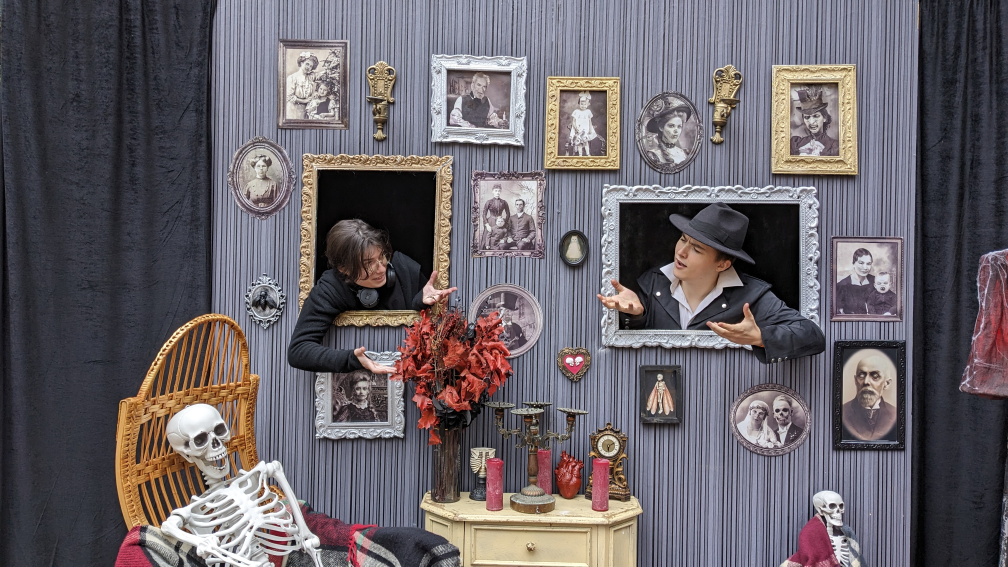
#> input picture lab03/data/paintings.jpg, 4032 x 2268 px (shown at 1/4 size); its folder holds only this picture in this run
$ python part_c.py   (older library calls are emulated)
#> lines starting #> are read from the running program, lines starting #| are printed output that depends on the picture
### lab03/src/common.py
"""
Спільний модуль налаштувань, метрик та утиліт для Лабораторної роботи № 3.
«Детектори та дескриптори локальних ознак».
"""
import os
import sys
import numpy as np
import cv2
import matplotlib
from scipy.spatial import cKDTree

# Налаштування кодування та matplotlib
sys.stdout.reconfigure(encoding="utf-8")
matplotlib.use("Agg")
import matplotlib.pyplot as plt

# Фіксація випадкового зерна для повної відтворюваності
np.random.seed(42)

# Шляхи проекту
SRC_DIR = os.path.dirname(os.path.abspath(__file__))
LAB_DIR = os.path.abspath(os.path.join(SRC_DIR, ".."))
ROOT_DIR = os.path.abspath(os.path.join(LAB_DIR, ".."))

DATA_DIR = os.path.join(LAB_DIR, "data")
RESULTS_DIR = os.path.join(LAB_DIR, "results")
FIGURES_DIR = os.path.join(LAB_DIR, "figures")
REPORT_DIR = os.path.join(LAB_DIR, "report")

for d in (RESULTS_DIR, FIGURES_DIR, REPORT_DIR):
    os.makedirs(d, exist_ok=True)

# Робоча роздільність для стабільного порівняння детекторів у Частині D
WORKING_MAX_DIM = 1200

# Стилі для наукових графіків за ДСТУ
plt.rcParams.update({
    "font.family": "serif",
    "font.size": 10,
    "axes.titlesize": 11,
    "axes.labelsize": 10,
    "xtick.labelsize": 9,
    "ytick.labelsize": 9,
    "legend.fontsize": 9,
    "figure.titlesize": 12,
    "figure.dpi": 160,
    "savefig.dpi": 200,
    "savefig.bbox": "tight"
})

# Кольорова палітра для уніфікованих графіків трьох детекторів
DETECTOR_COLORS = {
    "Harris": "#d95f02",  # червоно-помаранчевий
    "SIFT":   "#1b9e77",  # зелений
    "ORB":    "#7570b3"   # фіолетовий
}

DETECTOR_MARKERS = {
    "Harris": "o",
    "SIFT":   "s",
    "ORB":    "^"
}

DETECTOR_LINESTYLES = {
    "Harris": "-",
    "SIFT":   "--",
    "ORB":    "-."
}


def imread_bgr(path):
    """Зчитування зображення в BGR без неконтрольованих поворотів EXIF."""
#> called with path = 'lab03/data/paintings.jpg'
    img = cv2.imread(path, cv2.IMREAD_COLOR | cv2.IMREAD_IGNORE_ORIENTATION)
#> img is the input picture: shape (2268, 4032, 3); mean B, G, R 104.2, 98.5, 104.6
    if img is None:
        raise FileNotFoundError(f"Не вдалося зчитати файл: {path}")
    return img


def imread_rgb(path):
    """Зчитування зображення в RGB."""
    bgr = imread_bgr(path)
    return cv2.cvtColor(bgr, cv2.COLOR_BGR2RGB)


# [379 lines left out: functions imread_gray, compute_harris_response, nms_corners, circular_nms_points, detect_custom_harris, detect_cv_harris and 8 more, not called in this run]

### lab03/src/part_c.py
"""
Лабораторна робота № 3. Частина C.
Дослідження детектора та дескриптора SIFT і ORB (Кроки 11–13).
Також генерація оглядової ілюстрації тестового набору даних.
"""
import os
import sys
import glob
import time
import numpy as np
import cv2
import matplotlib.pyplot as plt

from common import (
    DATA_DIR, RESULTS_DIR, FIGURES_DIR,
    imread_bgr, imread_gray, imread_rgb, save_csv
)

print("=== Частина C: Дослідження SIFT та ORB ===")

image_paths = sorted(glob.glob(os.path.join(DATA_DIR, "*.jpg")))

# =========================================================================
# Генерація оглядової таблиці-ілюстрації датасету (dataset_overview.png)
# =========================================================================
print("\nГенерація огляду датасету (dataset_overview.png)...")
fig_ds, axes_ds = plt.subplots(2, 2, figsize=(12, 7.5))
ds_info = [
    ("paintings.jpg", "(а) paintings.jpg (галерея картин, контрастні рами)", axes_ds[0, 0]),
    ("alley.jpg", "(б) alley.jpg (паркова алея, лінійна перспектива)", axes_ds[0, 1]),
    ("river.jpg", "(в) river.jpg (набережна, органічні текстури води й каміння)", axes_ds[1, 0]),
    ("tree.jpg", "(г) tree.jpg (крона дерева, фрактальні гілки й листя)", axes_ds[1, 1])
]

for fname, title, ax in ds_info:
    img_p = os.path.join(DATA_DIR, fname)
    rgb = imread_rgb(img_p)
    # Зменшуємо для компактного збереження
    h_orig, w_orig = rgb.shape[:2]
#> h_orig = 2268; w_orig = 4032
    preview = cv2.resize(rgb, (800, int(800 * h_orig / w_orig)), interpolation=cv2.INTER_AREA)
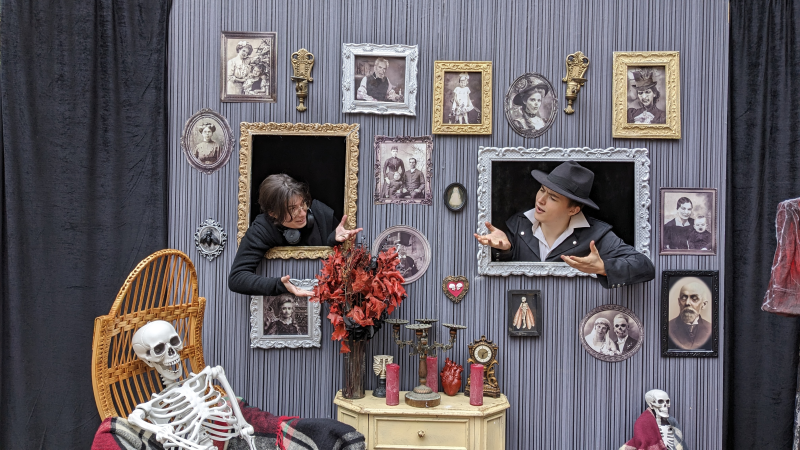
#> preview: shape (450, 800, 3); mean R, G, B 104.6, 98.5, 104.2
#> (the run stopped early here; a loop or call above may not have finished)
